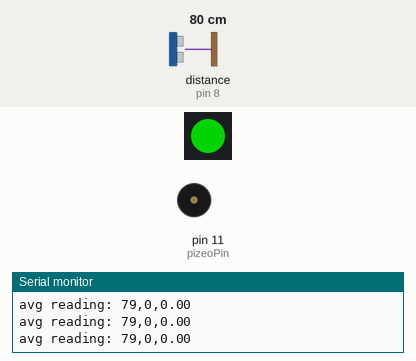
Recording of a sketch running on a simulated Arduino Uno, built with avr-gcc and run on an emulated ATmega328P. Shown: 1 RGB LEDs in strip order, left to right, buzzer (waves = sounding), the last lines printed to the serial monitor. Wiring (inferred from the names in the program): ultrasonic range finder: trigger pin 3; echo pin 8. Inputs (shaded band) come from the test bench; at power-on: distance to the obstacle (sensor on pin 8) 80 cm. The echo pulse lasts 58.3 µs per cm; dim RGB values are drawn brighter than linear.

Above: at 2.6 s.
2.7 s: distance to the obstacle (sensor on pin 8) set to 69 cm
4.8 s: distance to the obstacle (sensor on pin 8) set to 60 cm
At 6.2 s:
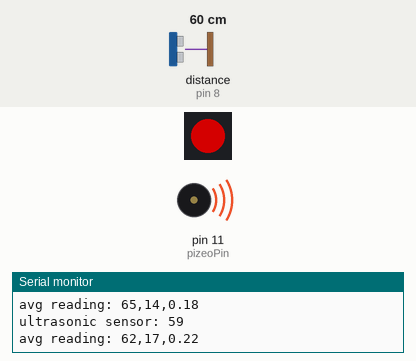
At 8.3 s:
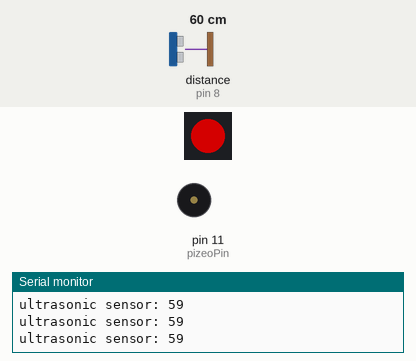
Timing chart, 0 to 13.8 s (numbered marks = the images above; inputs shaded):
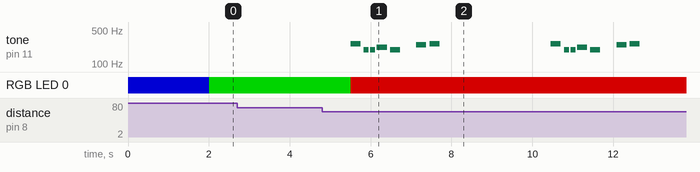

Measured:
- the behaviour switches between 65 and 64 cm on distance to the obstacle (sensor on pin 8) (found by bisection; images 0 and 1)
- after the input at 4.8 s, tone on pin 11 (pizeoPin): plays 262 Hz for 0.25 s, 196 Hz for 0.13 s, 196 Hz for 0.13 s, 220 Hz for 0.25 s, 196 Hz for 0.25 s, 247 Hz for 0.25 s … (14 notes in this stretch), starting after 0.71 s; RGB LED 0: RGB(0, 128, 0) → RGB(128, 0, 0) after 0.71 s

The sketch:

MotionFrame.ino
```cpp
/*

  motionFrame

  Arduino code for motion detection frame

*/
#include <Adafruit_NeoPixel.h>
#include "pitches.h"

#define ULTRASONIC_FAR   1
#define ULTRASONIC_MEDIUM  2
#define ULTRASONIC_CLOSE 3

#define STATE_CALIBRATING 1
#define STATE_WAITING 2
#define STATE_DETECTED 3

// ultrasonic pins
int echoPin = 8;
int triggerPin = 3;
int lightPin = 6;
int pizeoPin = 11;

Adafruit_NeoPixel statusStrip = Adafruit_NeoPixel(1, lightPin, NEO_GRB + NEO_KHZ800);

// current time in millis
unsigned long time;
unsigned long lastStateChange;
unsigned long lastUltrasonicSensor = 0;
unsigned long sensorReadings[4];
int sensorIndex = 0;
unsigned long startCalibrating = 0;
unsigned long lastDetected = 0;
unsigned long baseReading = 0;

// our state variables
int USSensor = ULTRASONIC_FAR;
int FrameState = STATE_CALIBRATING;

// notes in the melody:
int melody[] = {
  NOTE_C4, NOTE_G3, NOTE_G3, NOTE_A3, NOTE_G3, 0, NOTE_B3, NOTE_C4
};

// note durations: 4 = quarter note, 8 = eighth note, etc.:
int noteDurations[] = {
  4, 8, 8, 4, 4, 4, 4, 4
};

// Setup routine
void setup() {
  pinMode(triggerPin, OUTPUT);
  pinMode(echoPin, INPUT);
  Serial.begin(9600);
  for ( int i = 0; i < 4; i++ ) {
    sensorReadings[i] = 0;
  }
  lightCalibrate();
}

// Loop
void loop() {

  // capture the current time
  time = millis();
  if ( startCalibrating == 0 ) {
    startCalibrating = time;
  }

  // first sensors
  doSensors();

  if ( FrameState == STATE_CALIBRATING ) {
     if ( ( time - startCalibrating ) > 2000 ) {
       baseReading = averageReading();
       lightWaiting();
       FrameState = STATE_WAITING;
     }
  }
  else if ( FrameState == STATE_WAITING ) {
    unsigned long avg = averageReading();
    unsigned long diff = baseReading - avg;
    float pct = (diff * 1.0) / (baseReading * 1.0);

    Serial.print("avg reading: ");
    Serial.print(avg);
    Serial.print(",");
    Serial.print(diff);
    Serial.print(",");
    Serial.print(pct);
    Serial.println("");

    if ( (avg < baseReading) && ( pct > .20 ) ) {
      lightDetected();
      FrameState = STATE_DETECTED;
      lastDetected = time;
      playMelody();
    }
  }
  else if ( FrameState == STATE_DETECTED ) {
     if ( ( time - lastDetected ) > 5000 ) {
       lightWaiting();
       FrameState = STATE_WAITING;
     }
  }
 }

void doSensors() {

  if ( ( time -  lastUltrasonicSensor ) > 250 ) {
    checkUltrasonicSensor();
  }
}

void checkUltrasonicSensor() {

  long duration, distance;

  digitalWrite(triggerPin,LOW);
  delayMicroseconds(2);

  digitalWrite(triggerPin,HIGH);
  delayMicroseconds(10);

  digitalWrite(triggerPin,LOW);
  duration = pulseIn(echoPin,HIGH);
  distance = duration/58.2;

  Serial.print("ultrasonic sensor: ");
  Serial.print(distance);
  Serial.println("");

  if ( distance > 100 ) {
    USSensor = ULTRASONIC_FAR;
  }
  else if ( distance > 10 ) {
    USSensor = ULTRASONIC_MEDIUM;
  }
  else {
    USSensor = ULTRASONIC_CLOSE;
  }
  lastUltrasonicSensor = time;

  sensorReadings[sensorIndex] = distance;
  sensorIndex++;
  if ( sensorIndex > 3 ) {
    sensorIndex = 0;
  }

}

unsigned long averageReading() {
  unsigned long total = 0;
  int readings = 0;

  for ( int i = 0; i < 3; i++ ) {
    if ( sensorReadings[i] > 0 ) {
      total += sensorReadings[i];
     readings++;
    }
  }

  return total / readings;
}

void lightCalibrate() {
  statusStrip.begin();
  statusStrip.setPixelColor(0,statusStrip.Color(0, 0, 255));
  statusStrip.setBrightness(128);
  statusStrip.show();
}

void lightWaiting() {
  statusStrip.begin();
  statusStrip.setPixelColor(0,statusStrip.Color(0, 255, 0));
  statusStrip.setBrightness(128);
  statusStrip.show();
}

void lightDetected() {
  statusStrip.begin();
  statusStrip.setPixelColor(0,statusStrip.Color(255, 0, 0));
  statusStrip.setBrightness(128);
  statusStrip.show();
}

void playMelody() {
  // iterate over the notes of the melody:
  for (int thisNote = 0; thisNote < 8; thisNote++) {

    // to calculate the note duration, take one second
    // divided by the note type.
    //e.g. quarter note = 1000 / 4, eighth note = 1000/8, etc.
    int noteDuration = 1000 / noteDurations[thisNote];
    tone(pizeoPin, melody[thisNote], noteDuration);

    // to distinguish the notes, set a minimum time between them.
    // the note's duration + 30% seems to work well:
    int pauseBetweenNotes = noteDuration * 1.30;
    delay(pauseBetweenNotes);
    // stop the tone playing:
    noTone(pizeoPin);
  }
}
```

pitches.h
```cpp
/*************************************************
 * Public Constants
 *************************************************/

#define NOTE_B0  31
#define NOTE_C1  33
#define NOTE_CS1 35
#define NOTE_D1  37
#define NOTE_DS1 39
#define NOTE_E1  41
#define NOTE_F1  44
#define NOTE_FS1 46
#define NOTE_G1  49
#define NOTE_GS1 52
#define NOTE_A1  55
#define NOTE_AS1 58
#define NOTE_B1  62
#define NOTE_C2  65
#define NOTE_CS2 69
#define NOTE_D2  73
#define NOTE_DS2 78
#define NOTE_E2  82
#define NOTE_F2  87
#define NOTE_FS2 93
#define NOTE_G2  98
#define NOTE_GS2 104
#define NOTE_A2  110
#define NOTE_AS2 117
#define NOTE_B2  123
#define NOTE_C3  131
#define NOTE_CS3 139
#define NOTE_D3  147
#define NOTE_DS3 156
#define NOTE_E3  165
#define NOTE_F3  175
#define NOTE_FS3 185
#define NOTE_G3  196
#define NOTE_GS3 208
#define NOTE_A3  220
#define NOTE_AS3 233
#define NOTE_B3  247
#define NOTE_C4  262
#define NOTE_CS4 277
#define NOTE_D4  294
#define NOTE_DS4 311
#define NOTE_E4  330
#define NOTE_F4  349
#define NOTE_FS4 370
#define NOTE_G4  392
#define NOTE_GS4 415
#define NOTE_A4  440
#define NOTE_AS4 466
#define NOTE_B4  494
#define NOTE_C5  523
#define NOTE_CS5 554
#define NOTE_D5  587
#define NOTE_DS5 622
#define NOTE_E5  659
#define NOTE_F5  698
#define NOTE_FS5 740
#define NOTE_G5  784
#define NOTE_GS5 831
#define NOTE_A5  880
#define NOTE_AS5 932
#define NOTE_B5  988
#define NOTE_C6  1047
#define NOTE_CS6 1109
#define NOTE_D6  1175
#define NOTE_DS6 1245
#define NOTE_E6  1319
#define NOTE_F6  1397
#define NOTE_FS6 1480
#define NOTE_G6  1568
#define NOTE_GS6 1661
#define NOTE_A6  1760
#define NOTE_AS6 1865
#define NOTE_B6  1976
#define NOTE_C7  2093
#define NOTE_CS7 2217
#define NOTE_D7  2349
#define NOTE_DS7 2489
#define NOTE_E7  2637
#define NOTE_F7  2794
#define NOTE_FS7 2960
#define NOTE_G7  3136
#define NOTE_GS7 3322
#define NOTE_A7  3520
#define NOTE_AS7 3729
#define NOTE_B7  3951
#define NOTE_C8  4186
#define NOTE_CS8 4435
#define NOTE_D8  4699
#define NOTE_DS8 4978
```
